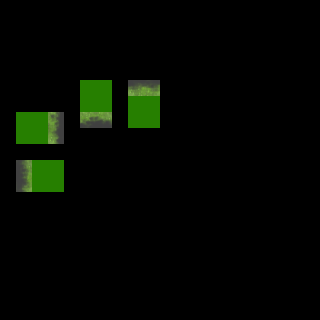

A level layout from a 2D game, rendered from its tile map. Below: a short description, then the map file with its tile-grid data intact:
An orthogonal 20x20 tile map with 16x16 px tiles, 3 tile layers (regions, input_set, output_under2 grass), 2 tilesets.

<map version="1.0" orientation="orthogonal" renderorder="right-down" width="20" height="20" tilewidth="16" tileheight="16" nextobjectid="6">
 <properties>
  <property name="NoOverlappingRules" value="true" />
 </properties>
 <tileset firstgid="1" name="ruleset" tilewidth="16" tileheight="16" tilecount="60" columns="10">
  <image source="../tilesets/ruleset.png" width="160" height="96" />
 </tileset>
 <tileset firstgid="61" name="outside_a2" tilewidth="16" tileheight="16" tilecount="768" columns="32">
  <image source="../tilesets/outside_a2.png" width="512" height="384" />
 </tileset>
 <layer name="regions" width="20" height="20">
  <data encoding="csv">
0,0,0,0,0,0,0,0,0,0,0,0,0,0,0,0,0,0,0,0,
0,0,0,0,0,0,0,0,0,0,0,0,0,0,0,0,0,0,0,0,
0,0,0,0,0,0,0,0,0,0,0,0,0,0,0,0,0,0,0,0,
0,0,0,0,0,0,0,0,0,0,0,0,0,0,0,0,0,0,0,0,
0,0,0,0,0,0,0,0,0,0,0,0,0,0,0,0,0,0,0,0,
0,0,0,0,0,1,1,0,1,1,0,0,0,0,0,0,0,0,0,0,
0,0,0,0,0,1,1,0,1,1,0,0,0,0,0,0,0,0,0,0,
0,1,1,1,0,1,1,0,1,1,0,0,0,0,0,0,0,0,0,0,
0,1,1,1,0,0,0,0,0,0,0,0,0,0,0,0,0,0,0,0,
0,0,0,0,0,0,0,0,0,0,0,0,0,0,0,0,0,0,0,0,
0,1,1,1,0,0,0,0,0,0,0,0,0,0,0,0,0,0,0,0,
0,1,1,1,0,0,0,0,0,0,0,0,0,0,0,0,0,0,0,0,
0,0,0,0,0,0,0,0,0,0,0,0,0,0,0,0,0,0,0,0,
0,0,0,0,0,0,0,0,0,0,0,0,0,0,0,0,0,0,0,0,
0,0,0,0,0,0,0,0,0,0,0,0,0,0,0,0,0,0,0,0,
0,0,0,0,0,0,0,0,0,0,0,0,0,0,0,0,0,0,0,0,
0,0,0,0,0,0,0,0,0,0,0,0,0,0,0,0,0,0,0,0,
0,0,0,0,0,0,0,0,0,0,0,0,0,0,0,0,0,0,0,0,
0,0,0,0,0,0,0,0,0,0,0,0,0,0,0,0,0,0,0,0,
0,0,0,0,0,0,0,0,0,0,0,0,0,0,0,0,0,0,0,0
</data>
 </layer>
 <layer name="input_set" width="20" height="20">
  <data encoding="csv">
0,0,0,0,0,0,0,0,0,0,0,0,0,0,0,0,0,0,0,0,
0,0,0,0,0,0,0,0,0,0,0,0,0,0,0,0,0,0,0,0,
0,0,0,0,0,0,0,0,0,0,0,0,0,0,0,0,0,0,0,0,
0,0,0,0,0,0,0,0,0,0,0,0,0,0,0,0,0,0,0,0,
0,0,0,0,0,0,0,0,0,0,0,0,0,0,0,0,0,0,0,0,
0,0,0,0,0,23,23,0,4,4,0,0,0,0,0,0,0,0,0,0,
0,0,0,0,0,23,23,0,23,23,0,0,0,0,0,0,0,0,0,0,
0,23,23,4,0,4,4,0,23,23,0,0,0,0,0,0,0,0,0,0,
0,23,23,4,0,0,0,0,0,0,0,0,0,0,0,0,0,0,0,0,
0,0,0,0,0,0,0,0,0,0,0,0,0,0,0,0,0,0,0,0,
0,4,23,23,0,0,0,0,0,0,0,0,0,0,0,0,0,0,0,0,
0,4,23,23,0,0,0,0,0,0,0,0,0,0,0,0,0,0,0,0,
0,0,0,0,0,0,0,0,0,0,0,0,0,0,0,0,0,0,0,0,
0,0,0,0,0,0,0,0,0,0,0,0,0,0,0,0,0,0,0,0,
0,0,0,0,0,0,0,0,0,0,0,0,0,0,0,0,0,0,0,0,
0,0,0,0,0,0,0,0,0,0,0,0,0,0,0,0,0,0,0,0,
0,0,0,0,0,0,0,0,0,0,0,0,0,0,0,0,0,0,0,0,
0,0,0,0,0,0,0,0,0,0,0,0,0,0,0,0,0,0,0,0,
0,0,0,0,0,0,0,0,0,0,0,0,0,0,0,0,0,0,0,0,
0,0,0,0,0,0,0,0,0,0,0,0,0,0,0,0,0,0,0,0
</data>
 </layer>
 <layer name="output_under2 grass" width="20" height="20">
  <data encoding="csv">
0,0,0,0,0,0,0,0,0,0,0,0,0,0,0,0,0,0,0,0,
0,0,0,0,0,0,0,0,0,0,0,0,0,0,0,0,0,0,0,0,
0,0,0,0,0,0,0,0,0,0,0,0,0,0,0,0,0,0,0,0,
0,0,0,0,0,0,0,0,0,0,0,0,0,0,0,0,0,0,0,0,
0,0,0,0,0,0,0,0,0,0,0,0,0,0,0,0,0,0,0,0,
0,0,0,0,0,0,0,0,538,539,0,0,0,0,0,0,0,0,0,0,
0,0,0,0,0,0,0,0,0,0,0,0,0,0,0,0,0,0,0,0,
0,0,0,572,0,634,635,0,0,0,0,0,0,0,0,0,0,0,0,0,
0,0,0,604,0,0,0,0,0,0,0,0,0,0,0,0,0,0,0,0,
0,0,0,0,0,0,0,0,0,0,0,0,0,0,0,0,0,0,0,0,
0,569,0,0,0,0,0,0,0,0,0,0,0,0,0,0,0,0,0,0,
0,601,0,0,0,0,0,0,0,0,0,0,0,0,0,0,0,0,0,0,
0,0,0,0,0,0,0,0,0,0,0,0,0,0,0,0,0,0,0,0,
0,0,0,0,0,0,0,0,0,0,0,0,0,0,0,0,0,0,0,0,
0,0,0,0,0,0,0,0,0,0,0,0,0,0,0,0,0,0,0,0,
0,0,0,0,0,0,0,0,0,0,0,0,0,0,0,0,0,0,0,0,
0,0,0,0,0,0,0,0,0,0,0,0,0,0,0,0,0,0,0,0,
0,0,0,0,0,0,0,0,0,0,0,0,0,0,0,0,0,0,0,0,
0,0,0,0,0,0,0,0,0,0,0,0,0,0,0,0,0,0,0,0,
0,0,0,0,0,0,0,0,0,0,0,0,0,0,0,0,0,0,0,0
</data>
 </layer>
</map>
